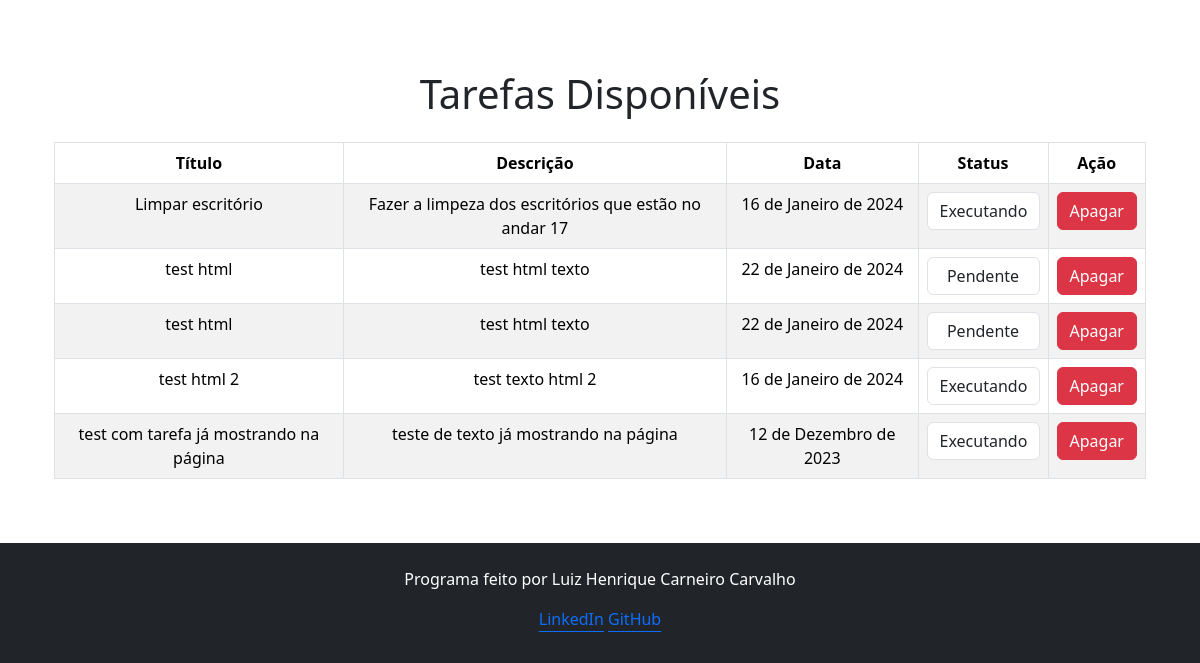
The app's page / (lower part), older data.
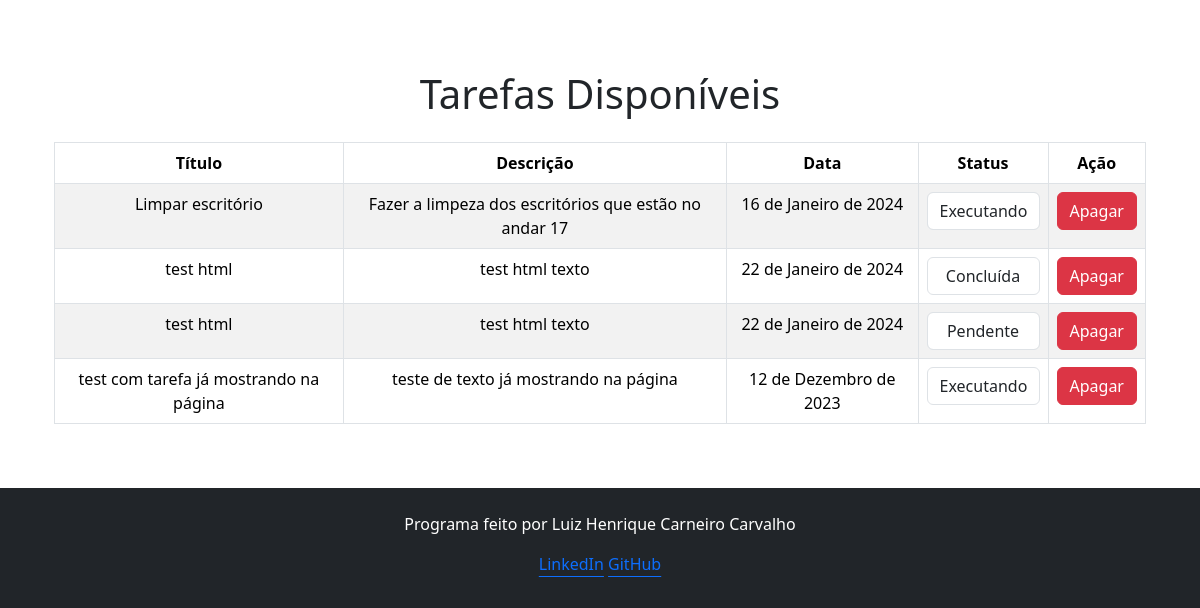
The same page, newer data.
### core/models.py (models this page shows, shortened)
class Tarefa(models.Model):
    STATUS_CHOICES = [
        ('pendente', 'Pendente'),
        ('executando', 'Executando'),
        ('concluida', 'Concluída'),
    ]
    titulo = models.CharField(max_length=200)
    descricao = models.CharField(max_length=5000)
    data = models.DateField()
    status = models.CharField(max_length=20, choices=STATUS_CHOICES, default='pendente')

### core/views.py (the view)
# urls.py: path('', index, name='admin'),
def index(request):
    tarefas = Tarefa.objects.all()
    context = {
        'tarefas': tarefas,
    }
    return render(request, 'index.html', context)

### core/templates/index.html (shortened to what this page needs)
{% load static %}
<!DOCTYPE html>
<html lang="pt-br">
<head>
  <link href="https://cdn.jsdelivr.net/npm/bootstrap@5.3.2/dist/css/bootstrap.min.css" rel="stylesheet"
>
  <link rel="stylesheet" href="{% static 'css/index_style.css' %}">
</head>
<body>
  <div class="container mt-5">
    <div class="row justify-content-center">
      <div class="col-md-6">
      </div>
    </div>
  </div>
  <div class="container bg-body mt-5">
    <h1 class="text-center mb-4">Tarefas Disponíveis</h1>
    <div class="container mx-auto text-center table-responsive">
      <table class="table table-striped table-bordered mx-auto text-center">
        <thead>
          <tr>
            <th>Título</th>
            <th>Descrição</th>
            <th>Data</th>
            <th style="width: 130px;">Status</th>
            <th>Ação</th>
          </tr>
        </thead>
        <tbody>
          {% for tarefa in tarefas %}
          <tr>
            <td>{{ tarefa.titulo }}</td>
            <td>{{ tarefa.descricao }}</td>
            <td>{{ tarefa.data }}</td>
            <td>
              <form method="POST" action="{% url 'alterar_status' tarefa.id %}">
                <select name="novo_status" class="form-control text-center" onchange="this.form.submit()">
                  <option value="pendente" {% if tarefa.status == 'pendente' %}selected{% endif %}>Pendente</option>
                  <option value="executando" {% if tarefa.status == 'executando' %}selected{% endif %}>Executando</option>
                  <option value="concluida" {% if tarefa.status == 'concluida' %}selected{% endif %}>Concluída</option>
                </select>
              </form>
            </td>
            <td>
              <form method="POST" action="{% url 'apagar_tarefa' tarefa.id %}"
                onsubmit="return confirm('Tem certeza que deseja apagar essa tarefa?');">
                <button type="submit" class="btn btn-danger">Apagar</button>
              </form>
            </td>
          </tr>
          {% endfor %}
        </tbody>
      </table>
    </div>
  </div>
  <footer class="bg-dark text-white text-center py-3 mt-5">
    <div class="container">
      <p class="text-center mt-2"> Programa feito por Luiz Henrique Carneiro Carvalho</p>
      <p class="text-center mt-2">
        <a class=" link-offset-3" target="_blank" href="https://www.linkedin.com/in/luizhenriqueccarvalho/">LinkedIn</a>
        <a class=" link-offset-3" target="_blank" href="https://github.com/Dom-Luiz-III">GitHub</a>
      </p>
    </div>
  </footer>
</body>
</html>

Row changes from the older to the newer data that the page shows:
removed Tarefa: titulo "test html 2", descricao "test texto html 2", data "16 de Janeiro de 2024", novo_status "Executando"
changed Tarefa: novo_status "Pendente" → "Concluída"
